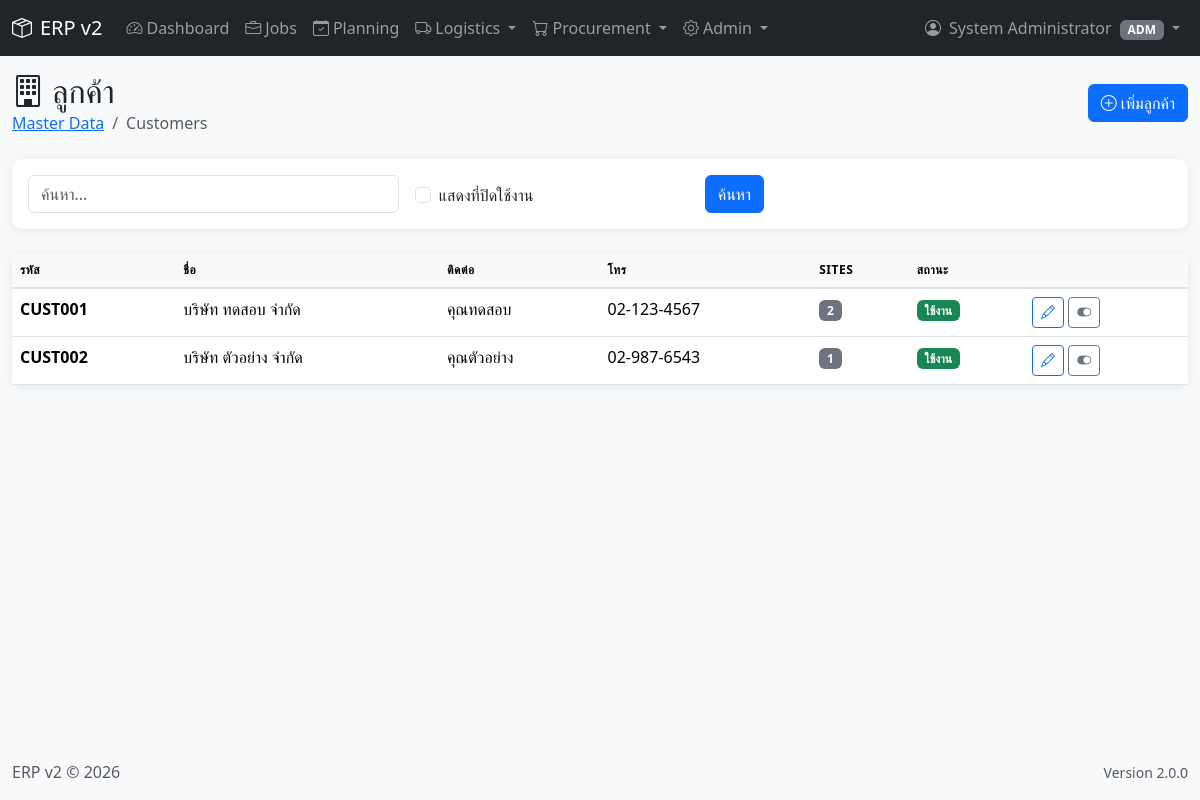
The page /modules/master/customers.php (signed in) on the database its author committed.
### tables this page shows
CREATE TABLE IF NOT EXISTS `customers` (
    `id` INT UNSIGNED NOT NULL AUTO_INCREMENT,
    `code` VARCHAR(20) NOT NULL UNIQUE,
    `name` VARCHAR(200) NOT NULL,
    `contact_name` VARCHAR(100),
    `phone` VARCHAR(50),
    `email` VARCHAR(100),
    `address` TEXT,
    `tax_id` VARCHAR(20),
    `credit_limit` DECIMAL(15,2) DEFAULT 0,
    `is_active` TINYINT(1) DEFAULT 1,
    `created_by` INT UNSIGNED,
    `created_at` TIMESTAMP DEFAULT CURRENT_TIMESTAMP,
    `updated_at` TIMESTAMP DEFAULT CURRENT_TIMESTAMP ON UPDATE CURRENT_TIMESTAMP,
    PRIMARY KEY (`id`),
    INDEX `idx_code` (`code`),
    INDEX `idx_name` (`name`)
);

### includes/functions.php (called while the page is built, shortened)
<?php
function e(string $string): string {
    return htmlspecialchars($string, ENT_QUOTES, 'UTF-8');
}
function get(string $key, $default = null) {
    return $_GET[$key] ?? $default;
}

### modules/master/customers.php (the view, shortened to what this page needs)
<?php
$db = getDB();
$action = get('action', 'list');
$search = get('search', '');
$showInactive = get('inactive', '0') === '1';
$where = $showInactive ? '1=1' : 'is_active = 1';
$params = [];
$customers = $db->prepare("SELECT * FROM customers WHERE $where ORDER BY code");
$customers->execute($params);
$customers = $customers->fetchAll();
require_once __DIR__ . '/../../includes/header.php';
?>
<div class="row mb-4">
    <div class="col-12 d-flex justify-content-between align-items-center">
        <div>
            <h2 class="mb-0">
                <i class="bi bi-building me-2"></i>ลูกค้า
            </h2>
            <nav aria-label="breadcrumb">
                <ol class="breadcrumb mb-0">
                    <li class="breadcrumb-item"><a href="index.php">Master Data</a></li>
                    <li class="breadcrumb-item active">Customers</li>
                </ol>
            </nav>
        </div>
        <div>
            <?php if ($action === 'list'): ?>
            <a href="?action=add" class="btn btn-primary">
                <i class="bi bi-plus-circle me-1"></i>เพิ่มลูกค้า
            </a>
            <?php else: ?>
            <a href="customers.php" class="btn btn-outline-secondary">
                <i class="bi bi-arrow-left me-1"></i>กลับ
            </a>
            <?php endif; ?>
        </div>
    </div>
</div>
<?php if ($action === 'list'): ?>
<div class="card mb-4">
    <div class="card-body">
        <form method="GET" class="row g-3">
            <div class="col-md-4">
                <input type="text" class="form-control" name="search" placeholder="ค้นหา..." value="<?= e($search) ?>">
            </div>
            <div class="col-md-3">
                <div class="form-check mt-2">
                    <input type="checkbox" class="form-check-input" name="inactive" value="1" id="showInactive" <?= $showInactive ? 'checked' : '' ?>>
                    <label class="form-check-label" for="showInactive">แสดงที่ปิดใช้งาน</label>
                </div>
            </div>
            <div class="col-md-2">
                <button type="submit" class="btn btn-primary">ค้นหา</button>
            </div>
        </form>
    </div>
</div>
<div class="card">
    <div class="card-body p-0">
        <div class="table-responsive">
            <table class="table table-hover mb-0">
                <thead>
                    <tr>
                        <th>รหัส</th>
                        <th>ชื่อ</th>
                        <th>ติดต่อ</th>
                        <th>โทร</th>
                        <th>Sites</th>
                        <th>สถานะ</th>
                        <th></th>
                    </tr>
                </thead>
                <tbody>
                    <?php foreach ($customers as $c):
                        $siteCount = $db->prepare("SELECT COUNT(*) FROM sites WHERE customer_id = ?");
                        $siteCount->execute([$c['id']]);
                    ?>
                    <tr class="<?= !$c['is_active'] ? 'table-secondary' : '' ?>">
                        <td><strong><?= e($c['code']) ?></strong></td>
                        <td><?= e($c['name']) ?></td>
                        <td><?= e($c['contact_name']) ?></td>
                        <td><?= e($c['phone']) ?></td>
                        <td><span class="badge bg-secondary"><?= $siteCount->fetchColumn() ?></span></td>
                        <td>
                            <?php if ($c['is_active']): ?>
                            <span class="badge bg-success">ใช้งาน</span>
                            <?php else: ?>
                            <span class="badge bg-secondary">ปิดใช้งาน</span>
                            <?php endif; ?>
                        </td>
                        <td>
                            <a href="?action=edit&id=<?= $c['id'] ?>" class="btn btn-sm btn-outline-primary">
                                <i class="bi bi-pencil"></i>
                            </a>
                            <form method="POST" class="d-inline">
                                <button type="submit" class="btn btn-sm btn-outline-secondary" onclick="return confirm('ยืนยัน?')">
                                    <i class="bi bi-toggle-<?= $c['is_active'] ? 'on' : 'off' ?>"></i>
                                </button>
                            </form>
                        </td>
                    </tr>
                    <?php endforeach; ?>
                </tbody>
            </table>
        </div>
    </div>
</div>
<?php endif; ?>
<?php require_once __DIR__ . '/../../includes/footer.php'; ?>

### assets/css/style.css (style rules this page uses)
:root { --primary-color: #0d6efd; --secondary-color: #6c757d; --success-color: #198754; --danger-color: #dc3545; --warning-color: #ffc107; --info-color: #0dcaf0; --dark-color: #212529; }
body { font-family: 'Segoe UI', Tahoma, Geneva, Verdana, sans-serif; background-color: #f8f9fa; }
.card { border: none; border-radius: 10px; box-shadow: 0 2px 10px rgba(0, 0, 0, 0.08); transition: transform 0.2s, box-shadow 0.2s; }
.table { background: white; }
.table th { background-color: #f8f9fa; font-weight: 600; text-transform: uppercase; font-size: 0.75rem; letter-spacing: 0.5px; border-bottom: 2px solid #dee2e6; }

### rows shown on the page
customers: code "CUST001", name "บริษัท ทดสอบ จำกัด", contact_name "คุณทดสอบ", phone "02-123-4567", fetchColumn "2", is_active "ใช้งาน"
customers: code "CUST002", name "บริษัท ตัวอย่าง จำกัด", contact_name "คุณตัวอย่าง", phone "02-987-6543", fetchColumn "1", is_active "ใช้งาน"

### other values the page prints
$_SESSION['full_name'] "System Administrator"
implode(', ', $userRoles) "ADM"
APP_NAME "ERP v2"
APP_VERSION "2.0.0"
